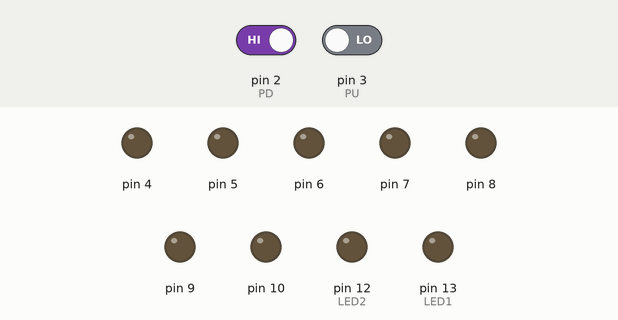
A sketch run on a simulated Arduino Uno, built with avr-gcc and run on an emulated ATmega328P. Parts: output pins drawn as LEDs (lit = HIGH). The inputs (shaded band) are chosen by the test bench; at power-on: pin 2 (PD) HIGH, pin 3 (PU) LOW.

Above: at 2.8 s.
2.9 s: pin 2 (PD) driven LOW
At 3.7 s:
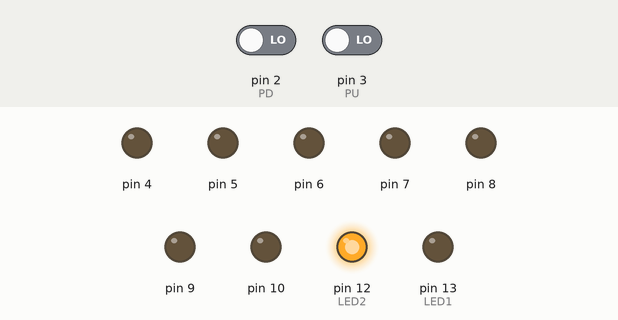
4.5 s: pin 3 (PU) driven HIGH
At 6.4 s:
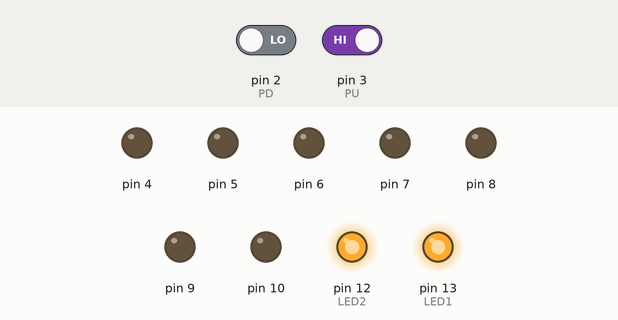
Timing chart, 0 to 7.9 s (numbered marks = the images above; inputs shaded):
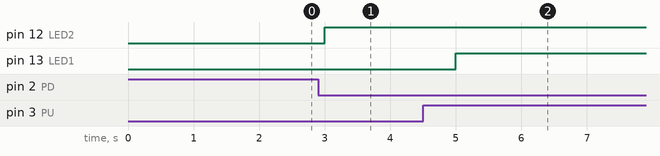

Measured:
- after the input at 2.9 s, pin 12 (LED2): LOW → HIGH after 0.10 s
- after the input at 4.5 s, pin 13 (LED1): LOW → HIGH after 0.50 s

The sketch:

GRUPO2.ino
```cpp
/*  DESAFÍO:
 *  Tiene que andar este programa. No se le puede agregar NADA a ESTE archivo.
 *  Se presiona el PUL1 y prende LED 1 / Se presiona el PUL2 y prende LED 2.
 */

#include "Libreria_placa5to.h"

void setup() {
  DeclararPines(); //FUNCIÓN TIPO 1
}

void loop() {
  int Pul_Activado = LeerPulsadores();  //FUNCIÓN TIPO 2
  //1 = se presiona PUL1 / 2 = se presiona PUL2 / 0= PUL1 Y PUL2 / X = LIBRE

    switch (Pul_Activado){              //EstadoLed( , ) FUNCIÓN TIPO 3
    case  0: EstadoLed(1,ON); EstadoLed(2,ON);
             break;
    case  1: EstadoLed(1,ON);
             break;
    case  2: EstadoLed(2,ON);
             break;
    default: EstadoLed(1,OFF); EstadoLed(2,OFF);
             break;
    }
  delay(1000);
}
```

Libreria_placa5to.h
```cpp
//λ Variables Globales λ//
int PDState;
int PUState;


//λ Entradas/Inputs λ//
#define PD 2
#define PU 3

#define pot1 A0 //Valor de 1K
#define pot2 A1 //Valor de 1k

//λ Salidas/Outputs λ//
#define LED1 13
#define LED2 12

//λ Estados λ//
#define ON HIGH
#define OFF LOW

//λ********************PROTOTIPO DE FUNCIONES************************λ

void DeclararPines (void);

int LeerPulsadores (void);

float LeerPotenciometros(void); //Lee los 2 potenciómetros y devuelve la suma de esos 2 valores

void EstadoLed(int, int); //Lee el número de led asignado y envía el valor ingresado al mismo

//********************CUERPO DE FUNCIONES************************

void DeclararPines(void){
  pinMode(PU, INPUT);
  pinMode(PD, INPUT);
  pinMode(LED1, OUTPUT);
  pinMode(LED2, OUTPUT);
  for (int i = 4; i < 11 ; i++) //Declaraciones de pines digitales OPCIONALES macho de salida incluidos en la placa
  {
  pinMode(i,OUTPUT);
  }
}

void EstadoLed(int num, int state){
  if (num == 1)
  {
    digitalWrite(LED1,state);
  }
    if (num == 2)
    {
    digitalWrite(LED2,state);
    }
}

int LeerPulsadores(void){

PDState = digitalRead(PD);
PUState = digitalRead(PU);

  if (PUState == HIGH && PDState == LOW){
  return(0);
  }else{
  if(PUState == HIGH && PDState == HIGH){
  return (1);
  }else{
  if(PUState == LOW && PDState == LOW){
  return (2);
  }else{
  if (PUState == LOW && PDState == HIGH){
  return (3);
  }}}}}

  float LeerPotenciometros(){
    float val, P1, P2;
    P1 = analogRead(pot1);
    P2 = analogRead(pot2);
    val = (P1 + P2);
    return (val);
  }
```
